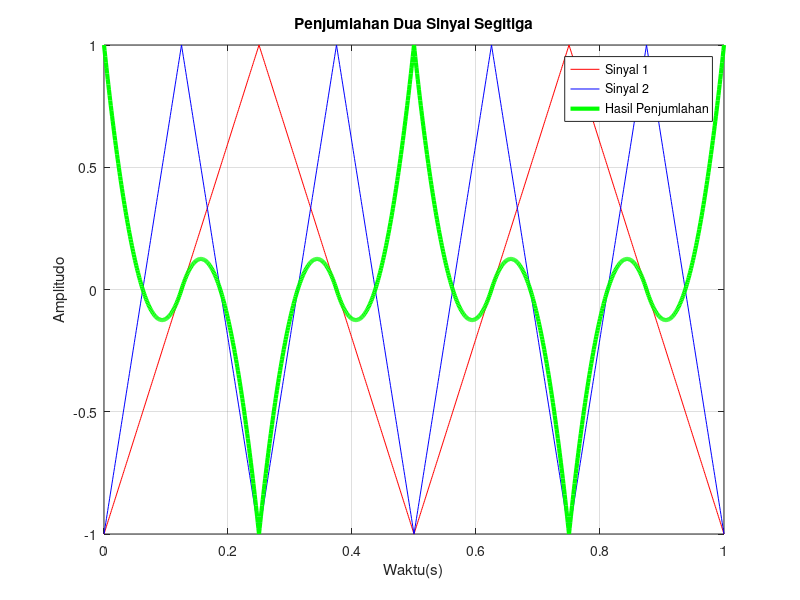

Write MATLAB code to recreate this figure.
clear all
clc
clf
% Parameter Sinyal
fs = 1000
f1 = 2; % Frekuensi Sinyal 1 
f2 = 4; % Frekuensi Sinyal 2
A1 = 2; % Amplitudo Sinyal 2
A2 = 2; % Amplitudo Sinyal 1

% Waktu ( satu perioda sinyal dengan frekuensi terendah)
T = 1
t = 0:1/fs:T;

%Sinyal segitiga
x1 = sawtooth(2*pi*f1*t, 0.5);
x2 = sawtooth(2*pi*f2*t, 0.5);

%penjumlahan sinyal
y = x1 .* x2;

%plot sinyal
plot(t, x1, 'r',t,x2,'b',t,y,'g','LineWidth',3);
xlabel('Waktu(s)');
ylabel('Amplitudo');
legend('Sinyal 1','Sinyal 2','Hasil Penjumlahan');
title('Penjumlahan Dua Sinyal Segitiga');
grid on;
